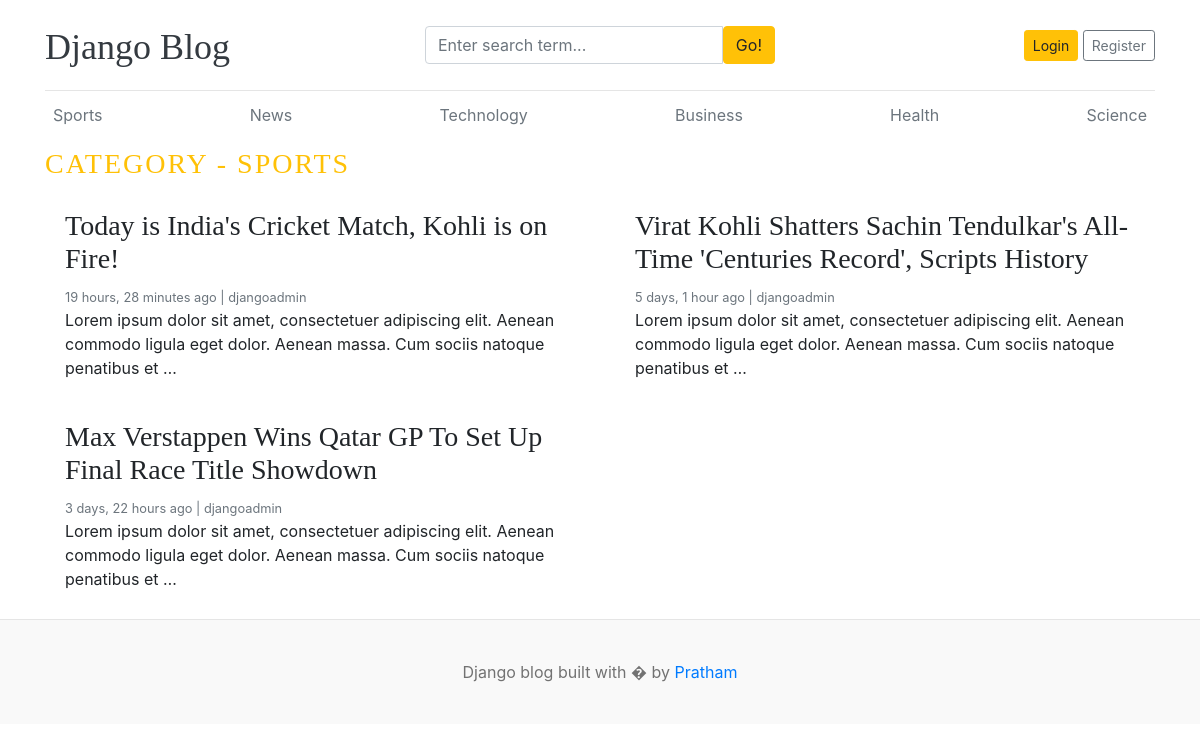
The app's page /category/2/ with its own data.
### blogs/models.py (models this page shows, shortened)
class Category(models.Model):
    category_name = models.CharField(max_length = 50, unique = True)
    created_at = models.DateTimeField(auto_now=True)
    updated_at = models.DateTimeField(auto_now=True)
    class Meta:
        verbose_name_plural = 'categories'
    def __str__(self):
        return self.category_name

class Blog(models.Model):
    title = models.CharField(max_length = 100)
    slug = models.SlugField(max_length=150, unique=True, blank=True)
    category = models.ForeignKey(Category, on_delete=models.CASCADE) #using cascade because when you delete specific category the blog post associated should also be deleted
    author = models.ForeignKey(User, on_delete=models.CASCADE) # so when user is deleted hte blog post of that user should also be deleted
    featured_image = models.ImageField(upload_to='uploads/%d/%m/%Y')
    short_description= models.TextField(max_length=500)
    blog_body = models.TextField(max_length=2000)
    status = models.CharField(max_length=20, choices=STATUS_CHOICES, default="Draft")
    is_featured = models.BooleanField(default=False)
    created_at = models.DateTimeField(auto_now=True)
    updated_at = models.DateTimeField(auto_now=True)

### blogs/views.py (the view)
# urls.py: path('<int:category_id>/', views.post_by_category, name = "post_by_category"),
def post_by_category(request, category_id):
    posts = Blog.objects.filter(status='Published', category=category_id)
    category = get_object_or_404(Category, pk=category_id)
    context = {
        'posts': posts,
        'category': category
    }
    return render(request, 'posts_by_category.html', context)

### blogs/context_processors.py (called while the page is built)
def get_categories(request):
    categories = Category.objects.all()
    return dict(categories=categories)

### templates/posts_by_category.html (shortened to what this page needs)
{% extends "base.html" %}
{% block content %}
      <h3 class="text-uppercase text-warning" style="letter-spacing: 2px">
        Category - {{category}}
      </h3>
      <div class="row mb-2">
        {% if posts %}
        {% for post in posts %}
        <div class="col-md-6">
          <div class="card border-0">
            <div class="card-body">
              <h3>{{post.title}}</h3>
              <small class="mb-1 text-muted"
                >{{post.created_at | timesince}} ago | {{post.author}}</small
              >
              <p class="card-text">{{post.short_description | truncatewords:20}}</p>
            </div>
          </div>
        </div>
         {% endfor %} {% else %} No Post Found {% endif %}
      </div>
    </div>
{% endblock %}

### templates/base.html (shortened to what this page needs)
{% load static %}
<!DOCTYPE html>
<html lang="en">
  <head>
    <link
      href="https://getbootstrap.com/docs/4.0/dist/css/bootstrap.min.css"
      rel="stylesheet"
    />
    <link href="{% static 'css/blog.css' %}" rel="stylesheet" />
     <link rel="stylesheet" href="https://cdnjs.cloudflare.com/ajax/libs/font-awesome/4.7.0/css/font-awesome.min.css">
  </head>
  <body>
    <div class="container">
      <header class="blog-header py-3">
        <div class="row flex-nowrap justify-content-between align-items-center">
          <div class="col-4 pt-1">
            <a class="blog-header-logo text-dark" href="/">Django Blog</a>
          </div>
          <div class="col-4">
            <form action="{% url "search" %}" method="GET">
              <div class="input-group">
                  <input class="form-control" type="text" name="keyword" value="{{keyword}}" placeholder="Enter search term..." aria-label="Enter search term..." aria-describedby="button-search" />
                  <button type="submit" class="btn btn-warning" id="button-search" type="button">Go!</button>
                    </div>
            </form>
          </div>
          <div class="col-4 d-flex justify-content-end align-items-center">
            {% if not user.is_authenticated %}
            <a class="btn btn-sm btn-warning" href="{% url "login" %}">Login</a> &nbsp;
            <a class="btn btn-sm btn-outline-secondary" href="{% url "register" %}">Register</a>
            {% else %}
            <span><a href="{% url "dashboard" %}">Dashboard</a></span>
            &emsp;
            <span><a href="{% url "logout" %}">Logout</a></span>
            {% endif %}
          </div>
        </div>
      </header>
      <div class="nav-scroller py-1 mb-2">
        <nav class="nav d-flex justify-content-between">
          {% for cat in categories %}
          <a class="p-2 text-muted" href="{% url "post_by_category" cat.id %}">{{cat.category_name}}</a>
          {% endfor %}
        </nav>
      </div>
{% block content %} {% endblock %}
    <footer class="blog-footer">
      <p>Django blog built with � by <a href="https://prathamehta.netlify.app/">Pratham</a></p>
    </footer>
    {% load django_browser_reload %} {% django_browser_reload_script %}
  </body>
</html>

### static/css/blog.css (style rules this page uses)
.blog-header { border-bottom: 1px solid #e5e5e5; }
.blog-header-logo { font-family: "Playfair Display", Georgia, "Times New Roman", serif; font-size: 2.25rem; }
h1, h2, h3, h4, h5, h6 { font-family: "Playfair Display", Georgia, "Times New Roman", serif; }
.blog-footer { padding: 2.5rem 0; color: #727272; text-align: center; background-color: #f9f9f9; border-top: .05rem solid #e5e5e5; }
.blog-footer p:last-child { margin-bottom: 0; }

### records on screen
Category: category_name "Sports", category_name "SPORTS"
Category: category_name "News"
Category: category_name "Technology"
Category: category_name "Business"
Category: category_name "Health"
Category: category_name "Science"
Blog: title "Today is India's Cricket Match, Kohli is on Fire!", created_at "19 hours, 28 minutes", author "djangoadmin", short_description "Lorem ipsum dolor sit amet, consectetuer adipiscing elit. Aenean commodo ligula eget dolor. Aenean massa. Cum sociis natoque penatibus et …"
Blog: title "Virat Kohli Shatters Sachin Tendulkar's All-Time 'Centuries Record', Scripts History", created_at "5 days, 1 hour", author "djangoadmin", short_description "Lorem ipsum dolor sit amet, consectetuer adipiscing elit. Aenean commodo ligula eget dolor. Aenean massa. Cum sociis natoque penatibus et …"
Blog: title "Max Verstappen Wins Qatar GP To Set Up Final Race Title Showdown", created_at "3 days, 22 hours", author "djangoadmin", short_description "Lorem ipsum dolor sit amet, consectetuer adipiscing elit. Aenean commodo ligula eget dolor. Aenean massa. Cum sociis natoque penatibus et …"
